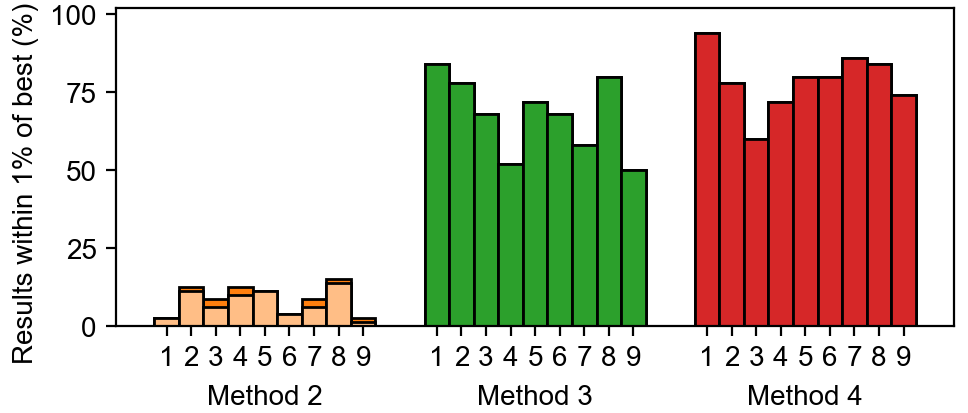

Source code (Python):
#!/usr/bin/env python3
#
# Number of repeats that gave the same result, per cell, per method
#
from __future__ import division, print_function
import os
import sys
import myokit
import numpy as np
import matplotlib
import matplotlib.pyplot as plt
from matplotlib.gridspec import GridSpec
from matplotlib.gridspec import GridSpecFromSubplotSpec as SubGridSpec

# Load project modules
sys.path.append(os.path.abspath(os.path.join('..', '..', 'python')))
import results


#
# Check input arguments
#
base = os.path.splitext(os.path.basename(__file__))[0]
args = sys.argv[1:]
if len(args) > 0:
    print('Syntax: ' + base)
    sys.exit(1)

cell_list = list(range(1, 10))


# Set font
font = {'family': 'arial', 'size': 10}
matplotlib.rc('font', **font)

# Matplotlib figure sizes are in inches
def mm(*size):
    return tuple(x / 25.4 * 1.5 for x in size)


# Create figure
fig = plt.figure(figsize=mm(82, 35), dpi=200)
fig.subplots_adjust(0.12, 0.21, 0.985, 0.98)

ax = fig.add_subplot(1, 1, 1)

ax.set_ylabel(r'Results within 1% of best (%)    ')

colors1 = [
    'tab:blue',
    'tab:orange',
    'tab:green',
    'tab:red',
]
colors2 = [
    'tab:blue',
    '#ffbe86',
    'tab:green',#'#95cf95',
    'tab:red',#'#ea9293',
]

xticks = []
xtickl = []
for method in [2, 3, 4]:
    imethod = method - 1

    # Count number of scores that were the same
    eclose = []
    pclose = []
    for cell in 1 + np.arange(9):

        # Get scores
        rs, ps, es, ts, ns = results.load(cell, method)
        if len(rs) == 0:
            eclose.append(0)
            pclose.append(0)
            continue

        # Count how many scores were within 1% of best
        i = es / es[0] - 1 < 0.01
        es = es[i]
        ps = ps[i]
        eclose.append(100 * len(es) / len(rs))

        # Count how many results were also close in parameter space
        ds = np.max(ps / ps[0] - 1, axis=1)
        ds = ds[ds < 0.01]
        pclose.append(100 * len(ds) / len(rs))

    # Y-position for bar charts
    d = 1 / 11
    x = method + d * (np.arange(9) - 4)

    kargs = {
        'align': 'center',
        'edgecolor': 'k',
        'width': d,
    }

    #kargs['alpha'] = 0.5
    kargs['color'] = colors1[imethod],
    ax.bar(x, eclose, **kargs)

    #kargs['alpha'] = 1
    kargs['color'] = colors2[imethod],
    ax.bar(x, pclose, **kargs)

    print(eclose)

    xticks.extend(x)
    xtickl.extend([str(1 + i) for i in range(9)])

ax.set_ylim(0, 102)

ax.set_xticks(xticks)
ax.set_xticklabels(xtickl)

ypos = -25
ax.text(2, ypos, 'Method 2', horizontalalignment='center')
ax.text(3, ypos, 'Method 3', horizontalalignment='center')
ax.text(4, ypos, 'Method 4', horizontalalignment='center')

# Store
name = base
fig.savefig(name + '.png')
fig.savefig(name + '.pdf')
